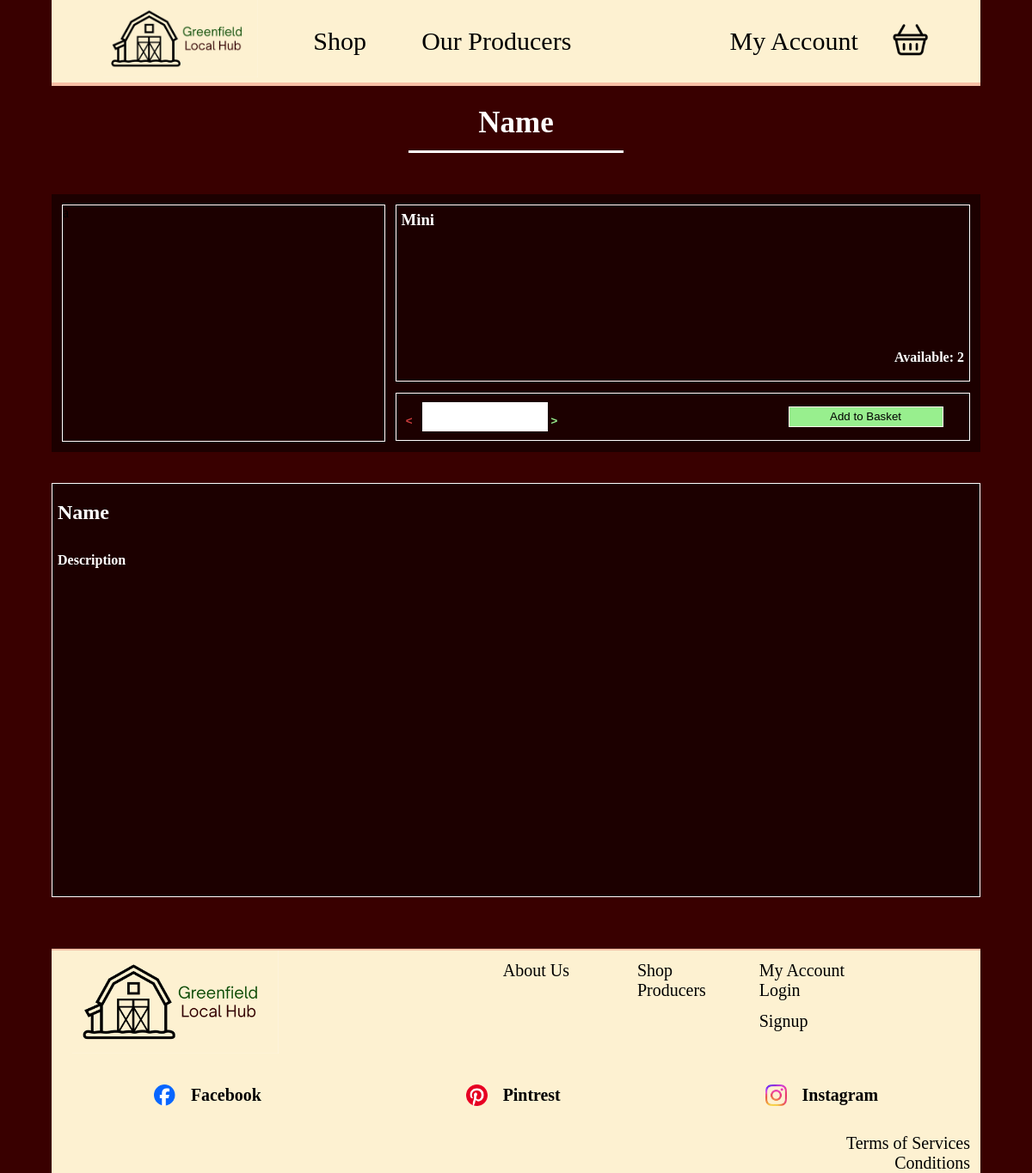
/product, run on the app's committed database.
### tables this page shows
CREATE TABLE "Product" (
	"Id" INTEGER NOT NULL, 
	"UserId" INTEGER, 
	"Image" VARCHAR, 
	"Item" VARCHAR, 
	"Mini" VARCHAR, 
	"Description" VARCHAR, 
	"Price" FLOAT, 
	"Quantity" INTEGER, 
	PRIMARY KEY ("Id")
);

### app.py (the view)
@app.route("/product")
def product():
    conn = engine.connect()
    productId = 1
    currentUserId = 1
    product = conn.execute(select([Product]).where(Product.c.Id == productId)).fetchall()
    '''
    conn = engine.connect()
    basket = conn.execute(select([Basket]).where(Basket.c.UserId == currentUserId)).fetchall()

    basketContent = basket[0][2]

    if request.method == "POST":
        quantity = request.method['quantity']
        newItem = {"itemId": productId,
                   "quantity": quantity
                   }

        conn = engine.connect()
        basket = conn.execute(select([Basket]).where(Basket.c.UserId == currentUserId)).fetchall()
        basketContent = basket[0][2]


        conn.execute(insert(Basket).values())
    '''
    return render_template("product.html", product=product)

### templates/product.html (shortened to what this page needs)
<!DOCTYPE html>
<html lang="en">
<head>
    <link rel="stylesheet" href="{{url_for('static', filename='/css/product.css')}}" />
</head>
<body>
    {% extends "base.html" %}
    {% block content %}
    {% for info in product %}
    <h1 class="title"> {{ info[3] }} </h1>
    <div class="underline"></div>
    <div class="productSummary">
        <div class="image"> {{ info[2] }} </div>
        <div class="description">
            <h3> {{ info[4] }} </h3>
            <h4 class="availability"> Available: {{ info[7] }} </h4>
        </div>
        <form class="quantitySelect" method="POST">
            <button class="sub"> < </button>
            <input id="quantity" name="quantity" class="numbers">
            <button class="add"> > </button>
            <button class="button" type="submit"> Add to Basket </button>
        </form>
    </div>
    <div class="details">
        <h2> {{ info[3] }} </h2>
        <h4> {{ info[5] }} </h4>
    </div>
    {% endfor %}
    {% endblock %}

### static/css/product.css (style rules this page uses)
body { background-color: rgba(0, 0, 0, 0.25) }
.productSummary { display: grid; grid-template-columns: auto auto; grid-template-rows: auto auto; height: 25vw; background-color: rgba(0, 0, 0, 0.5) }
.image { border: 1px white solid; grid-row: 1 / span 2; margin: 1vw; }
.description { display: grid; grid-template-rows: 16vw 2vw; height: 17vw; border: 1px white solid; margin: 1vw 1vw 0vw 0vw; color: white; }
.description h3 { margin-top: 0.5vw; margin-left: 0.5vw; }
.availability { height: 2vw; margin-top: -2vw; margin-right: 0.5vw; text-align: right; }
.quantitySelect { display: grid; grid-template-columns: 2.5vw 11vw 2.5vw 9vw; height: 4.5vw; font-size: 1.5vw; margin: 0vw 1vw 0vw 0vw; border: 1px white solid; }
.sub { height: 5vh; margin: 1vw auto auto auto; background-color: rgba(0, 0, 0, 0); border: 0px white solid; color: #D03D3D; font-weight: bold; }
.numbers { width: 11vw; height: 2.5vh; padding: 0.75vh; border: 0.1vw white solid; margin: auto; text-align: center; color: white; font-size: 1.25vw; }
.add { height: 5vh; margin: 1vw auto auto 1vw; background-color: rgba(0, 0, 0, 0); border: 0px white solid; color: #98EF8E; font-weight: bold; }
.button { width: 15vw; height: 2vw !important; padding: 0vw !important; margin-left: 22vw !important; }
.details { height: 40vw; border: 0.1vw white solid; background-color: rgba(0, 0, 0, 0.5); margin-top: 3vw; color: white; }
.details h2 { text-align: left !important; padding: 0.5vw; padding-top: 0px; }
.details h4 { padding: 0.5vw; }

### static/css/base.css (style rules this page uses)
body { width: min(90vw, 1250px); margin: auto; background-color: #390000; }
h2 { text-align: center; }
.title { text-align: center; color: white; font-size: min(3vw, 35px); }
.underline { width: min(35vw, 250px); height: 0.25vw; margin: -1vw auto 4vw; auto; background-color: white; }
.button { background-color: #98EF8E; margin: auto; padding: 0.3rem; border: 0.1rem #F9FFED solid; text-align: center; }

### data on the page
Product: Item "Name", Mini "Mini", Quantity "2", Description "Description"
